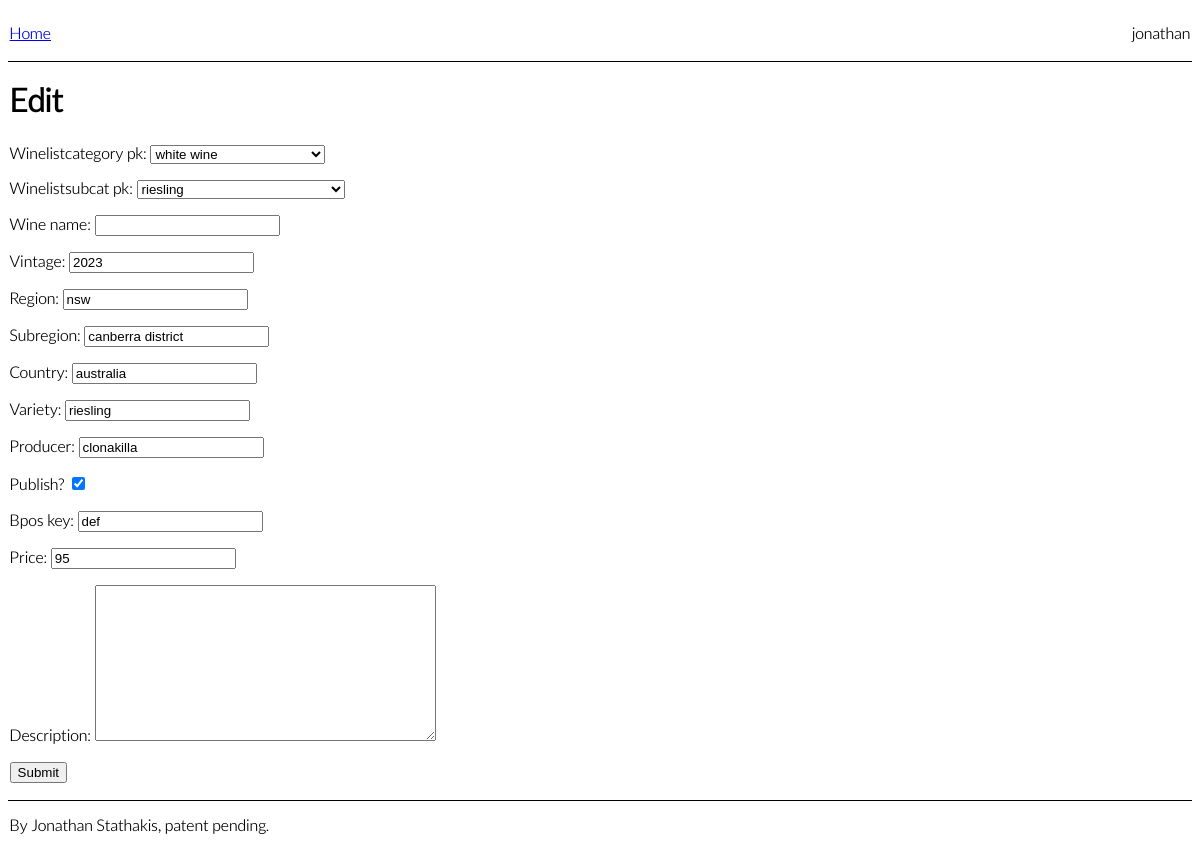
Screenshot of /update/2/ (signed in) with the database file from the repository.
### wine_wiki/models.py (models this page shows, shortened)
class Wine(models.Model):
    winelistcategory_pk = models.ForeignKey(
        WineListCategory, on_delete=models.PROTECT, null=True
    )
    winelistsubcat_pk = models.ForeignKey(
        WineListSubCat, on_delete=models.PROTECT, null=True
    )
    wine_name = models.CharField(max_length=100, blank=True)
    vintage = models.CharField(max_length=4, blank=True)
    region = models.CharField(max_length=100, blank=True)
    subregion = models.CharField(max_length=100, blank=True)
    country = models.CharField(max_length=100, blank=True)
    variety = models.CharField(max_length=100, blank=True)
    producer = models.CharField(max_length=100, blank=True)
    is_published = models.BooleanField(default=False, verbose_name="Publish?")
    created_on = models.DateTimeField(auto_now_add=True)
    bpos_key = models.CharField(max_length=100, blank=True)
    price = models.IntegerField(blank=True)
    description = models.TextField(blank=True)
    """represents a wine wiki wine"""

### wine_wiki/views.py (the view)
# urls.py: path("update/<int:pk>/", view=views.WineUpdateView.as_view(), name="wine-update"),
class WineUpdateView(generic.UpdateView):
    model = Wine
    fields = "__all__"
    template_name = "wine_wiki/wine_update.html"

### wine_wiki/models.py (called while the page is built)
    def __str__(self):
        return str(self.category)

    def __str__(self):
        return str(self.subcategory)

### wine_wiki/templates/wine_wiki/wine_update.html (shortened to what this page needs)
{% extends 'wine_wiki/base.html' %} {% block content %}
<h1>Edit</h1>
<form method="POST">
    {{ form.as_p }}
    <input type="submit" name="submit" />
</form>
{% endblock %}

### wine_wiki/templates/wine_wiki/base.html
{% load static %}
<link rel="stylesheet" href="{% static 'wine_wiki/style.css' %}" />
<div class="container">
  <div class="header">
    <div class="header-links">
      <p><a href="{% url 'home' %}">Home</a></p>
    </div>
    <div class="header-user">
      <p>{{ user.username|default:"Guest" }}</p>
      </div>
    </div>
  <div class="content">{% block content %} {% endblock %}</div>
  <div class="footer"><p> By Jonathan Stathakis, patent pending.</p></div>
</div>

### wine_wiki/static/wine_wiki/style.css (style rules this page uses)
.container { width: 100%; height: 100%; display: flex; flex-direction: column; flex-wrap: nowrap; }
.header { display: flex; flex-direction: row; justify-content: space-between; align-items: center; flex-wrap: nowrap; padding: 0.1em; flex-shrink: 0; border-bottom: 1px solid black; }
.content { padding: 0.1em; flex-grow: 1; overflow: auto; min-height: 2em; }
.footer { padding: 0.1em; flex-shrink: 0; border-top: 1px solid black; }

### rows the page displays
Wine: winelistcategory_pk "white wine", winelistsubcat_pk "riesling", vintage "2023", region "nsw", subregion "canberra district", country "australia", variety "riesling", producer "clonakilla", is_published "☑", bpos_key "def", price "95"

### other values shown
{{ user.username|default:"Guest" }} "jonathan"
